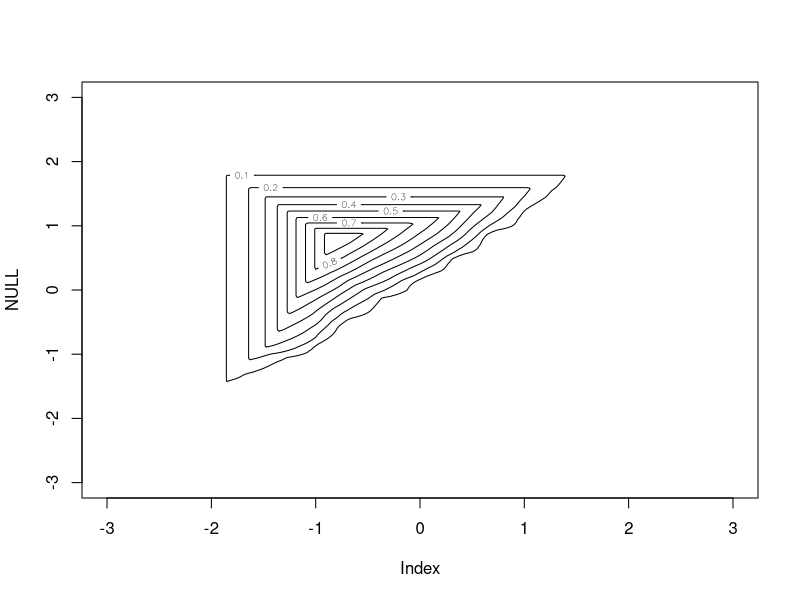
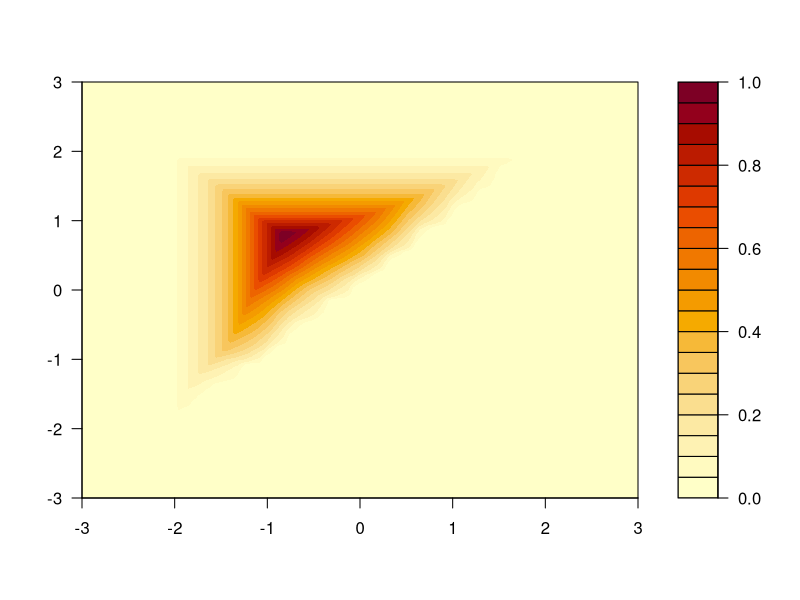

The R source for these figures, in order:
# zdepth(x,s) computes the univariate zonoid depth of x w.r.t. sample s
# can handle any discrete distribution with probability vector prob

zdepth <- function(x,s,prob=rep(1/length(s),length(s)),ord=FALSE) {
  prob=prob/sum(prob)
  if(ord==FALSE) {or<-order(s);prob<-prob[or];s<-s[or]}
  n <- length(s)
  if((x<s[1])|(x>s[n])) {return(0)}
  me <- sum(s*prob)
  if(x==sum(s*prob)) {return(1)}
  if(x>me) {x <- -x ; s <- -s[n:1] ; prob <- prob[n:1]}
  i <- 1
  ac <- s[i]*prob[i]
  ap <- prob[i]
  while(x*ap>=ac) {i <- i+1 ; ap <- ap+prob[i] ; ac <- ac+s[i]*prob[i]}
  return((ap*s[i]-ac)/(s[i]-x))
}


# m1m2obj is the objective function to maximize for the interval depth

m1m2obj<-function(m,x,lb){
  n <- length(x)
  if(lb==0 | lb==1) return(0)
  r <- floor(n*lb)+1
  z1 <- zdepth(m[1],x,prob=c(rep(1/(n*lb),r-1),(n*lb-floor(n*lb))/(n*lb),rep(0,n-r)),ord=TRUE)
  z2 <- zdepth(m[2],x,prob=c(rep(0,r-1),(r-n*lb)/(n*(1-lb)),rep(1/(n*(1-lb)),n-r)),ord=TRUE)
  return(2*min(lb*z1,(1-lb)*z2))
}


# m1m2depth(m,x) computes the interval depth of m w.r.t. sample x

m1m2depth<-function(m,x,ord=FALSE) {
  if(m[2]<m[1]) return(0)
  if(ord==FALSE) x <- sort(x)
  lo <- mean(x<m[1])
  up <- mean(x<=m[2])
  if(lo==1 | up==0 | up==lo) {return(0)}
  return(optimize(m1m2obj,m=m,x=x,lower=lo,upper=up,maximum=TRUE)$objective)
}


# m1m2(samp) computes the zonoid interval of level 1/2 of sample samp

m1m2<-function(samp) {
  mu<-mean(samp)
  desv<-mean(abs(samp-median(samp)))
  return(c(mu-desv,mu+desv))
}

# sm1m2depth(samp,x) computes the interval depth of the zonoid interval 
# of level 1/2 of sample samp w.r.t. sample x

sm1m2depth<-function(samp,x,ord=FALSE) {
  return(m1m2depth(m=m1m2(samp),x,ord))
}


# objective function of 2-dimensional region depth

m1m2r2obj<- function(ang,samp,X) {
  return(sm1m2depth(samp=cos(ang)*samp[,1]+sin(ang)*samp[,2],
                   x=cos(ang)*X[,1]+sin(ang)*X[,2]))
}

m1m2r2objold<- function(ang,samp,X) {
  x <- cos(ang)*X[,1]+sin(ang)*X[,2]
  samp <- cos(ang)*samp[,1]+sin(ang)*samp[,2]
  mu <- mean(samp)
  desv <- mean(abs(samp-median(samp)))
  m <- c(mu-desv,mu+desv)
  return(m1m2depth(m,x))
}

# 2-dimensional region depth of zonoid region of level 1/2 of samp wrt X

m1m2depthr2<-function(samp,X,nang=10) {
  depth <- NULL
  for(i in 1:nang) {
    depth<- min(depth,
                optimize(m1m2r2obj,samp=samp,X=X,lower=2*pi*(i-1)/nang,upper=2*pi*i/nang,maximum=FALSE,tol=.Machine$double.eps^0.25)$objective)
  }
  return(depth)
}

# objective function of 3-dimensional region depth

m1m2r3obj <- function(ang,samp,X) {
  return(sm1m2depth(samp=sin(ang[1])*cos(ang[2])*samp[,1]+sin(ang[1])*sin(ang[2])*samp[,2]+cos(ang[1])*samp[,3],
                   x=sin(ang[1])*cos(ang[2])*X[,1]+sin(ang[1])*sin(ang[2])*X[,2]+cos(ang[1])*X[,3]))
}

m1m2r3objold <- function(ang,samp,X) {
  x <- sin(ang[1])*cos(ang[2])*X[,1]+sin(ang[1])*sin(ang[2])*X[,2]+cos(ang[1])*X[,3]
  samp <- sin(ang[1])*cos(ang[2])*samp[,1]+sin(ang[1])*sin(ang[2])*samp[,2]+cos(ang[1])*samp[,3]
  mu <- mean(samp)
  desv <- mean(abs(samp-median(samp)))
  m <- c(mu-desv,mu+desv)
  return(m1m2depth(m,x))
}

# 3-dimensional region depth of zonoid region of level 1/2 of samp wrt X

m1m2depthr3<-function(samp,X,nang=10) {
  depth <- 1
  for(th in pi*seq(from=0,to=1,length.out=nang)[-1]) {
    for(phi in 2*pi*seq(from=0,to=1,length.out=nang)[-1]) {
      depth <- min(depth,optim(c(th,phi),m1m2r3obj,samp=samp,X=X)$value)
    }
  }
  return(depth)
}

# extreme points of the zonoid region of level 1/2 of the bivariate dataset data

zonoidreg <- function(data,nlines=1000){
  n <- nrow(data)
  angle <- seq(0,2*pi,length.out=nlines) 
  extreme.points <- NULL
  zon1 <- mean(sort(data[,1]*cos(angle[1])+data[,2]*sin(angle[1]))[(n/2+1):n])
  
  for(i in 2:nlines){
    zon2 <-  mean(sort(data[,1]*cos(angle[i])+data[,2]*sin(angle[i]))[(n/2+1):n])
    extreme.points <- rbind(extreme.points,solve(matrix(c(cos(angle[i-1]),sin(angle[i-1]),
                                                          cos(angle[i]),sin(angle[i])),byrow=TRUE,ncol=2),
                                                 c(zon1,zon2)))
    zon1 <- zon2
  }
  extreme.points <- extreme.points[chull(extreme.points),]
  extreme.points <- rbind(extreme.points,extreme.points[1,])
  return(extreme.points)
}






# some examples

x.data=rnorm(1000)
mu=mean(x.data)
desv=mean(abs(x.data-median(x.data)))
m1m2depth(c(mu-desv,mu+desv),x.data)


x1=rnorm(1000)
x2=rnorm(1000)
x.data=cbind(x1,x2)
m1m2depthr2(x.data,x.data)

######################################3

x=seq(-3,3,by=.025)
y=seq(-3,3,by=.025)
dat=sort(rnorm(100))
dep=matrix(nrow=length(x),ncol=length(y))
for(i in 1:length(x)){
  for(j in 1:length(y)){
    dep[i,j]=m1m2depth(c(x[i],y[j]),dat,ord=TRUE)
  }
}


plot(NULL,xlim=c(-3,3),ylim=c(-3,3))
contour(x,y,dep,levels=(1:10)/10,add=TRUE)
filled.contour(x,y,dep)
